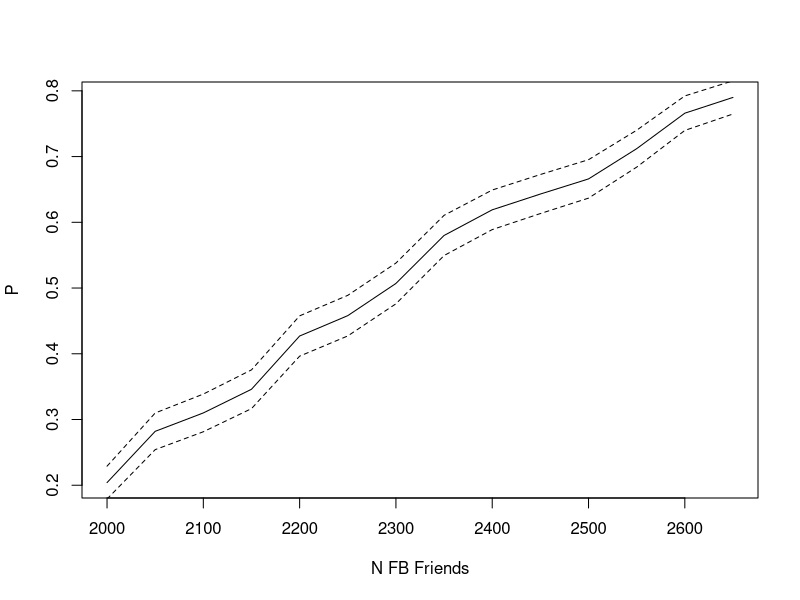
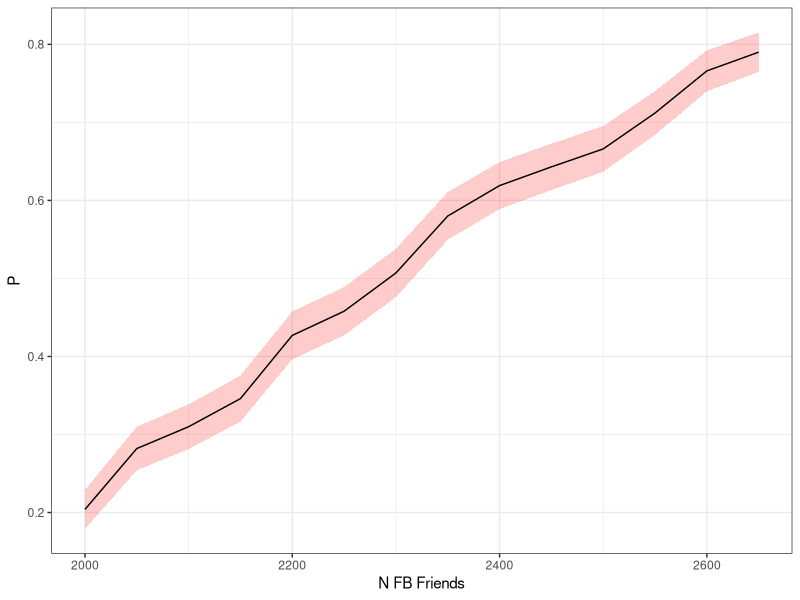

Reproduce these figures in R, in order.
# Part 1 ----
facebook_bday <- function(n) {
  # Sample n from 1:365 with replacement
  birthdays <- sample(365, n, replace = TRUE)
  
  # Check to see if there are 365 unique values in birthdays
  length(unique(birthdays)) == 365
}

# Part 2 ----
n_reps <- 1000
results <- replicate(n_reps, facebook_bday(2000))

# Part 3 ----
est <- mean(results)

# Part 4 ----
ci <- est + c(-1, 1) * qnorm(0.975) * sqrt(est * (1 - est) / length(results))

# Bonus ----
n <- 2000
sim_results <- data.frame()
while (ci[1] < 0.75) {
  results <- replicate(n_reps, facebook_bday(n))
  est <- mean(results)
  ci <- est + c(-1, 1) * qnorm(0.975) * sqrt(est * (1 - est) / length(results))
  sim_results<- rbind(sim_results, c(n, ci, est))
  n <- n + 50
}
names(sim_results) <- c("n", "lower", "upper", "estimate")

sim_results
tail(sim_results, 1)

plot(
  sim_results$n,
  sim_results$estimate,
  type = 'l',
  xlab = "N FB Friends",
  ylab = "P"
)
lines(sim_results$n, sim_results$lower, type = 'l', lty = 2)
lines(sim_results$n, sim_results$upper, type = 'l', lty = 2)


library(ggplot2)
ggplot(sim_results, aes(x = n, y = estimate)) +
  geom_ribbon(aes(ymin = lower, ymax = upper), fill = "red", alpha = .2) +
  geom_line() +
  labs(
    x = "N FB Friends",
    y = "P"
  ) +
  theme_bw()
  
  
